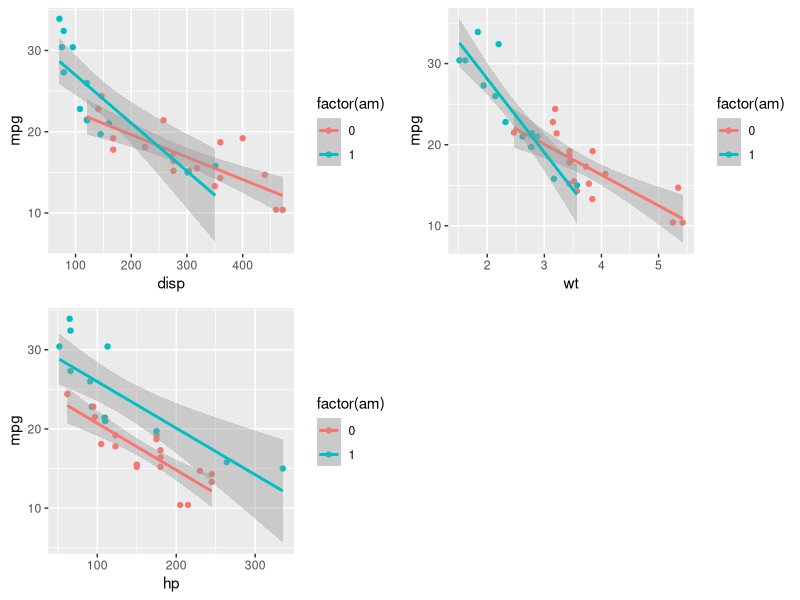

Generate this figure with R:
## ---- chunk 1
require(ggplot2)
## ---- chunk 2
# Multiple plot function
#
# ggplot objects can be passed in ..., or to plotlist (as a list of ggplot objects)
# - cols:   Number of columns in layout
# - layout: A matrix specifying the layout. If present, 'cols' is ignored.
#
# If the layout is something like matrix(c(1,2,3,3), nrow=2, byrow=TRUE),
# then plot 1 will go in the upper left, 2 will go in the upper right, and
# 3 will go all the way across the bottom.
#
multiplot <- function(..., plotlist=NULL, file, cols=1, layout=NULL) {
  library(grid)

  # Make a list from the ... arguments and plotlist
  plots <- c(list(...), plotlist)

  numPlots = length(plots)

  # If layout is NULL, then use 'cols' to determine layout
  if (is.null(layout)) {
    # Make the panel
    # ncol: Number of columns of plots
    # nrow: Number of rows needed, calculated from # of cols
    layout <- matrix(seq(1, cols * ceiling(numPlots/cols)),
                    ncol = cols, nrow = ceiling(numPlots/cols))
  }

 if (numPlots==1) {
    print(plots[[1]])

  } else {
    # Set up the page
    grid.newpage()
    pushViewport(viewport(layout = grid.layout(nrow(layout), ncol(layout))))

    # Make each plot, in the correct location
    for (i in 1:numPlots) {
      # Get the i,j matrix positions of the regions that contain this subplot
      matchidx <- as.data.frame(which(layout == i, arr.ind = TRUE))

      print(plots[[i]], vp = viewport(layout.pos.row = matchidx$row,
                                      layout.pos.col = matchidx$col))
    }
  }
}
## ---- chunk 3
str(mtcars)
## ---- chunk 4
p1 <- ggplot(mtcars, aes(disp, mpg, colour=factor(am))) + geom_point() + geom_smooth(method="lm")
p2 <- ggplot(mtcars, aes(hp, mpg, colour=factor(am))) + geom_point() + geom_smooth(method="lm")
p3 <- ggplot(mtcars, aes(wt, mpg, colour=factor(am))) + geom_point() + geom_smooth(method="lm")

multiplot(p1, p2, p3, cols=2)

